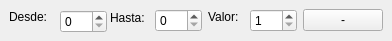
<?xml version="1.0" encoding="UTF-8"?>
<ui version="4.0">
 <class>Form</class>
 <widget class="QWidget" name="Form">
  <property name="geometry">
   <rect>
    <x>0</x>
    <y>0</y>
    <width>392</width>
    <height>41</height>
   </rect>
  </property>
  <property name="minimumSize">
   <size>
    <width>392</width>
    <height>41</height>
   </size>
  </property>
  <property name="windowTitle">
   <string>Form</string>
  </property>
  <widget class="QWidget" name="repetir_1" native="true">
   <property name="geometry">
    <rect>
     <x>0</x>
     <y>0</y>
     <width>392</width>
     <height>41</height>
    </rect>
   </property>
   <property name="minimumSize">
    <size>
     <width>392</width>
     <height>41</height>
    </size>
   </property>
   <property name="maximumSize">
    <size>
     <width>16777215</width>
     <height>35</height>
    </size>
   </property>
   <widget class="QLabel" name="label_25">
    <property name="geometry">
     <rect>
      <x>9</x>
      <y>9</y>
      <width>42</width>
      <height>16</height>
     </rect>
    </property>
    <property name="text">
     <string>Desde:</string>
    </property>
   </widget>
   <widget class="QSpinBox" name="desde">
    <property name="geometry">
     <rect>
      <x>60</x>
      <y>10</y>
      <width>47</width>
      <height>23</height>
     </rect>
    </property>
   </widget>
   <widget class="QLabel" name="label_28">
    <property name="geometry">
     <rect>
      <x>110</x>
      <y>10</y>
      <width>39</width>
      <height>16</height>
     </rect>
    </property>
    <property name="text">
     <string>Hasta:</string>
    </property>
   </widget>
   <widget class="QSpinBox" name="hasta">
    <property name="geometry">
     <rect>
      <x>155</x>
      <y>9</y>
      <width>47</width>
      <height>23</height>
     </rect>
    </property>
   </widget>
   <widget class="QLabel" name="label_29">
    <property name="geometry">
     <rect>
      <x>208</x>
      <y>9</y>
      <width>36</width>
      <height>16</height>
     </rect>
    </property>
    <property name="text">
     <string>Valor:</string>
    </property>
   </widget>
   <widget class="QSpinBox" name="valor">
    <property name="geometry">
     <rect>
      <x>250</x>
      <y>9</y>
      <width>47</width>
      <height>23</height>
     </rect>
    </property>
    <property name="minimum">
     <number>1</number>
    </property>
    <property name="maximum">
     <number>999</number>
    </property>
   </widget>
   <widget class="QPushButton" name="pushButton">
    <property name="geometry">
     <rect>
      <x>303</x>
      <y>9</y>
      <width>80</width>
      <height>22</height>
     </rect>
    </property>
    <property name="text">
     <string>-</string>
    </property>
   </widget>
  </widget>
 </widget>
 <resources/>
 <connections/>
</ui>
